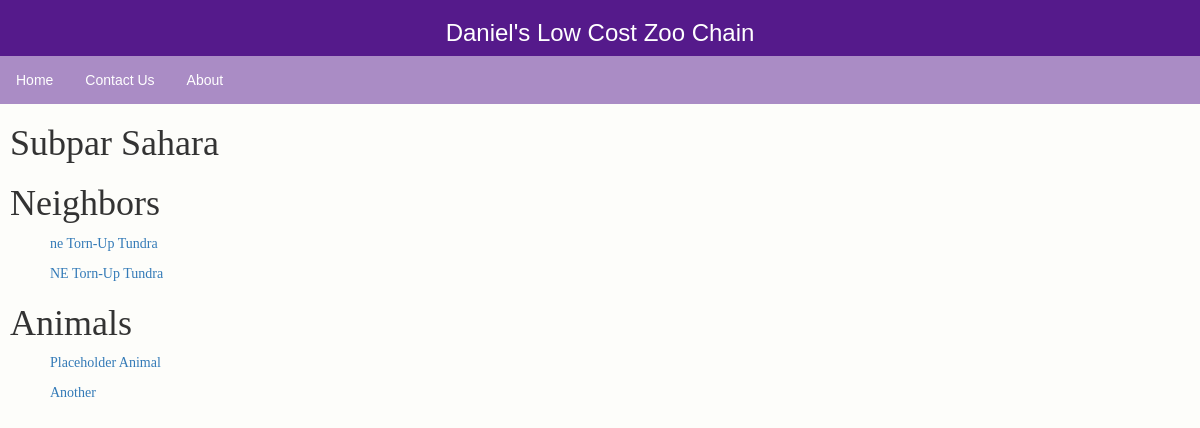
Before: /zoo/exhibit/1 with the older database file.
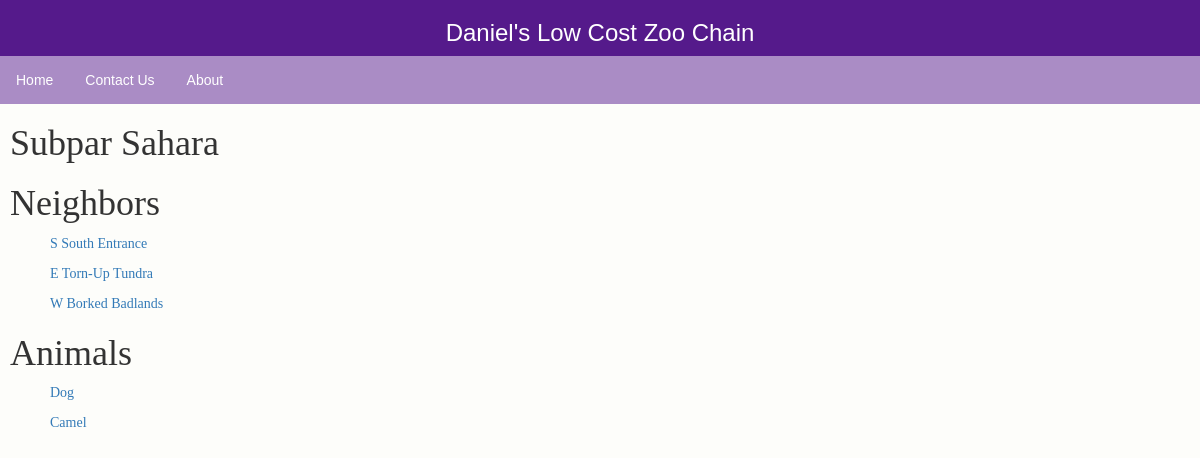
After: the same page with the newer database file.
### zoo/models.py (models this page shows, shortened)
class Exhibit(models.Model):
    name = models.CharField(max_length=200, help_text="Enter Exhibit Name")
    zoo = models.ForeignKey("Zoo", on_delete=models.SET_NULL, null=True, related_name='parentZoo')
    hasExit = models.BooleanField(default=False)
    def __str__(self):
        return self.name

class Neighbors(models.Model):
    fromExhibit = models.ForeignKey("Exhibit", on_delete=models.SET_NULL, null=True, related_name='fromExhibit')
    direction = models.CharField(max_length=2, help_text="Enter Direction To Travel")
    toExhibit = models.ForeignKey("Exhibit", on_delete=models.SET_NULL, null=True, related_name='toExhibit')

class Animals(models.Model):
    parentExhibit = models.ForeignKey("Exhibit", on_delete=models.SET_NULL, null=True, related_name='parentExhibit')
    name = models.CharField(max_length=200, help_text="Enter Animal Name", null=True)
    imageFilePath = models.CharField(max_length=200, help_text="Enter Image Path", null=True)
    soundFilePath = models.CharField(max_length=200, help_text="Enter Sound Path", null=True)
    habitatDesc = models.TextField(max_length=1000, help_text="Enter a Description", null=True)
    dietDesc = models.TextField(max_length=1000, help_text="Enter a Description", null=True)

### zoo/views.py (the view)
# urls.py: path('exhibit/<int:pk>', views.ExhibitDetailView.as_view(), name='exhibitDetail'),
class ExhibitDetailView(generic.DetailView):
    model = Exhibit

### zoo/templates/zoo/exhibit_detail.html
{% extends "base_generic.html" %}
{% block content %}
<h1>{{ exhibit.name }}</h1>
<h1>Neighbors</h1>
{% for neighbors in exhibit.fromExhibit.all %}
    <p><a href="{{ neighbors.toExhibit.id }}">{{ neighbors.direction }} {{ neighbors.toExhibit }}</a></p>
{% endfor %}
<h1>Animals</h1>
{% for animals in exhibit.parentExhibit.all %}
    <p><a href="/zoo/animal/{{ animals.id }}">{{ animals.name }}</a></p>
{% endfor %}
{% endblock %}

### zoo/templates/base_generic.html (shortened to what this page needs)
<!DOCTYPE html>
<html lang="en">
<head>
  <link rel="stylesheet" href="https://maxcdn.bootstrapcdn.com/bootstrap/3.3.7/css/bootstrap.min.css">
  {% load static %}
  <link rel="stylesheet" href="{% static 'css/styles.css' %}">
</head>
<body>
<div class="header">
<h3>Daniel's Low Cost Zoo Chain</h3>
</div>
<ul>
  <li><a class="active" href="/zoo">Home</a></li>
  <li><a href="contactus">Contact Us</a></li>
  <li><a href="aboutus">About</a></li>
</ul>
<div class="articles">
  {% block content %}{% endblock %}
</div>
</body>
</html>

### zoo/static/css/styles.css (style rules this page uses)
body { padding:0px; margin:0px; background-color:#fdfdfa; }
.header { height:50px; font-family: Arial; display: table-cell; text-align:center; padding:0px; margin:0px; color:white; width:20000px; vertical-align: middle; background-color:#551A8B; }
ul { list-style-type: none; margin: 0; padding: 0; overflow: hidden; background-color: #aa8cc5; }
li { float: left; }
li a { display: block; color: white; font-family:arial; text-align: center; padding: 14px 16px; text-decoration: none; }
.articles { font-family:georgia; font-size:10.5pt; padding:10px; padding-top:0px; }
p { text-indent: 40px; }

Changed rows visible on the page:
removed Neighbors: direction "ne", toExhibit "Torn-Up Tundra"
removed Neighbors: direction "NE", toExhibit "Torn-Up Tundra"
removed Animals: name "Placeholder Animal"
removed Animals: name "Another"
added Neighbors: direction "S", toExhibit "South Entrance"
added Neighbors: direction "E", toExhibit "Torn-Up Tundra"
added Neighbors: direction "W", toExhibit "Borked Badlands"
added Animals: name "Dog"
added Animals: name "Camel"
